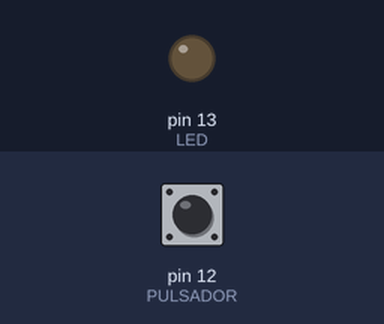
Simulated run of this sketch. Board: Arduino Uno, built with avr-gcc and run on an emulated ATmega328P. On the bench: output pins drawn as LEDs (lit = HIGH). The test bench sets the inputs (shaded band); at power-on: pin 12 (PULSADOR) LOW.

Above: at 1.2 s.
1.3 s: pin 12 (PULSADOR) pulled HIGH for 0.15 s
At 1.37 s:
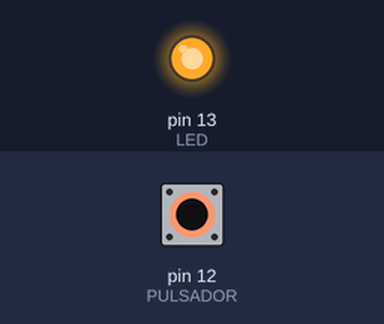
2.9 s: pin 12 (PULSADOR) pulled HIGH for 3.2 s
At 7.2 s:
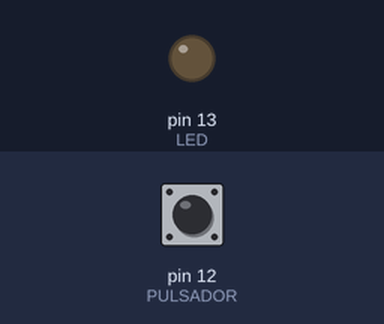
Timing chart, 0 to 8.7 s (numbered marks = the images above; inputs shaded):
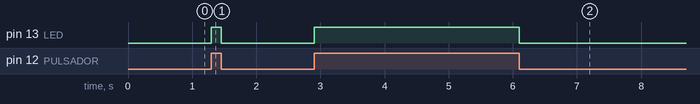

Measured:
- after the input at 1.3 s, pin 13 (LED): LOW → HIGH at once, → LOW 0.15 s later
- after the input at 2.9 s, pin 13 (LED): LOW → HIGH at once, → LOW 3.2 s later

The sketch:

pulsador.ino
```cpp
/*  Author: Ismael Morilla
    E-mail: i.morilla.orellana@gmail.com
    Description: Encender o apagar un LED por un pulsador
    Date: Noviembre 2016*/
#define LED 13
#define PULSADOR 12
/*Se inicializa la variable 'valor' a 0 para evitar confusiones de
si está encendido o no*/
int valor=0;

void setup()
{
  /*Abre el puerto serie y fija la velocidad en baudios*/
  Serial.begin(9600);
  pinMode(LED,OUTPUT);
  /*El pulsador solo tiene dos valores HIGH y LOW*/
  pinMode(PULSADOR,INPUT);
}

void loop()
{
  /*Lee el valor del pulsador*/
  valor=digitalRead(PULSADOR);
  /*Dependiendo del valor del pulsador, si está HIGH encenderá el LED
  si está LOW lo apagará.*/
  digitalWrite(LED,valor);
}
```
